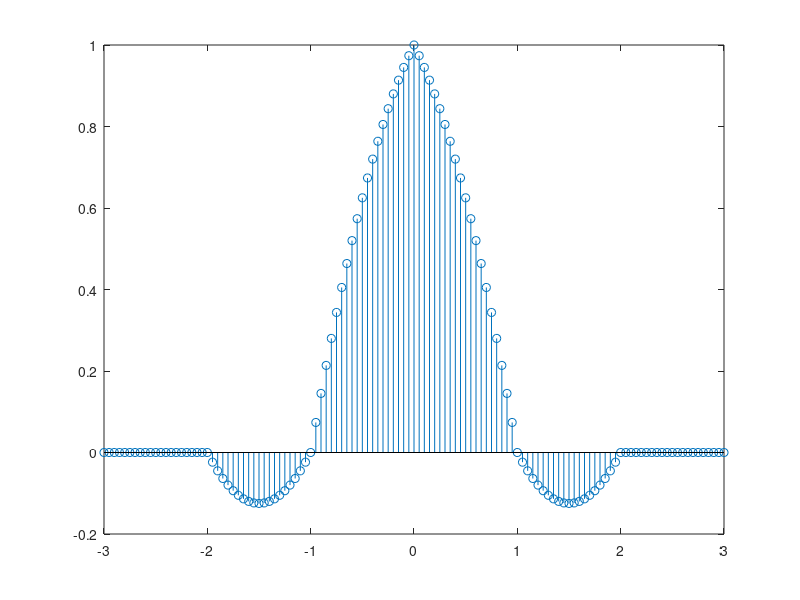

Reproduce this figure in MATLAB. (Note: this script raises an error after producing the figure.)
%% linear interpolator 
mm = linspace(-1,1,41);

impluse = [ 0 1 0 0 ];

linear_x = zeros(1,41);

u = 0.00;
for i =1:41
    m = floor((i-1)/20)+1;
    linear_x(1,i) = u*impluse(m+1) + (1-u)*impluse(m);
    if (u>0.95)
        u = 0;
    else 
        u = u+0.05;
    end
end
 
stem (mm,linear_x)

%% Second-order polynomial interpolator

Second_order_x = zeros(1,81);
Second_order_mm = linspace(-2,2,81);

impluse = [0 0 1 0 0 0 0];

u = 0;

for i = 1:81
    C0 = ((1-u)*(2-u))/2;
    C_1 = u*(2-u);
    C_2 = -u*(1-u)/2;
    m = floor((i-1)/20)+1;
    Second_order_x(1,i) = C0*impluse(1,m) + C_1*impluse(1,m+1) + C_2*impluse(1,m+2);
    if (u>0.95)
        u = 0;
    else 
        u = u+0.05;
    end
end

stem (Second_order_mm,Second_order_x)

%% Piecewise parabolic interpolator 

Piecewise_parabolic_x = zeros(1,121);
Piecewise_parabolic_mm = linspace(-3,3,121);

impluse = [ 0 0 0 1 0 0 0 0 ];
u = 0;
a = 0.5;

for i = 21:101
    C_1 = -a*u + a*u*u;
    C_0 = 1 + (a-1)*u - a*u*u;
    C_11 = (a+1)*u - a*u*u;
    C_12 = -a*u + a*u*u;
    m = floor((i-1)/20)+1;
    Piecewise_parabolic_x(1,i) = C_1*impluse(1,m-1) + C_0*impluse(1,m) ...
                                + C_11*impluse(1,m+1) + C_12*impluse(m+2);
    if (u>0.95)
        u = 0;
    else 
        u = u+0.05;
    end
end

stem (Piecewise_parabolic_mm,Piecewise_parabolic_x)


%% procedure2

xx1 = zeros(1,39);
xx1(1,1) = 1;

xx2 = zeros(1,79);
xx2(1,1) = 1;

xx3 = zeros(1,79);
xx3(1,1) = 1;

fvtool(xx1,linear_x(2:40));
fvtool(xx2,Second_order_x(2:80));
fvtool(xx3,Piecewise_parabolic_x(22:100));

%% Procedure3

fi = 5;
Ts = 1; 
x3 = zeros(1,49);
linear_x3 = zeros(1,49);
u =0;
u_step = 1/8;

for i = 1:49
    x3(1,i)=cos(2*pi*(i*Ts/(12*Ts) + fi/12));
end

plot (x3);

%% Procedure4

fi = 5;
Ts = 1; 
x4 = zeros(1,13);
linear_x3 = zeros(1,13);
u =0;
u_step = 1/8;

for i = 1:49
    x4(1,i)=cos(2*pi*(i*Ts/(3*Ts) + fi/12));
end

plot (x4);